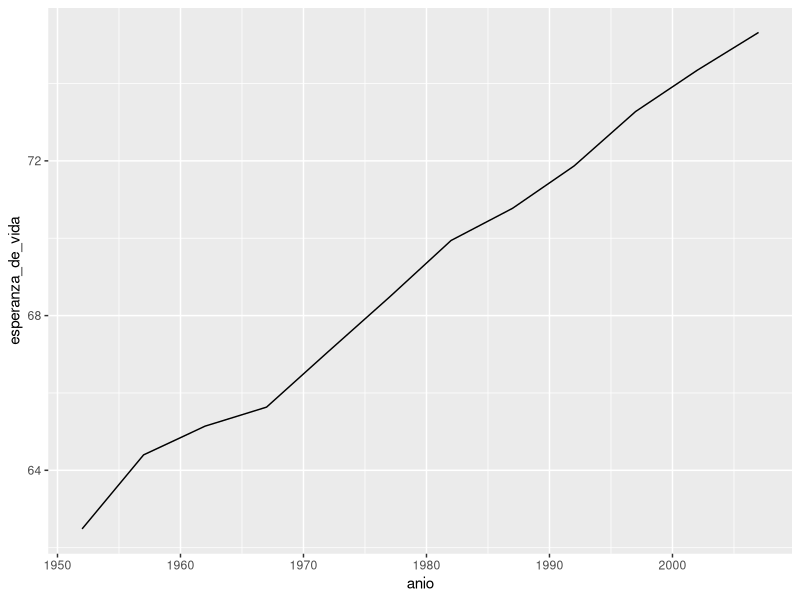

Reproduce this figure in R. (Note: this script raises an error after producing the figure.)
## ---- chunk 1
knitr::opts_chunk$set(echo = TRUE)
## ---- chunk 2
?rmarkdown::html_document
## ---- chunk 3
library(readr)
library(dplyr)
library(ggplot2)

paises <- read_csv("datos/paises.csv")

paises %>% 
  filter(pais == "Argentina") %>% 
  ggplot(aes(anio, esperanza_de_vida)) +
  geom_line()
## ---- chunk 4
params$pais
